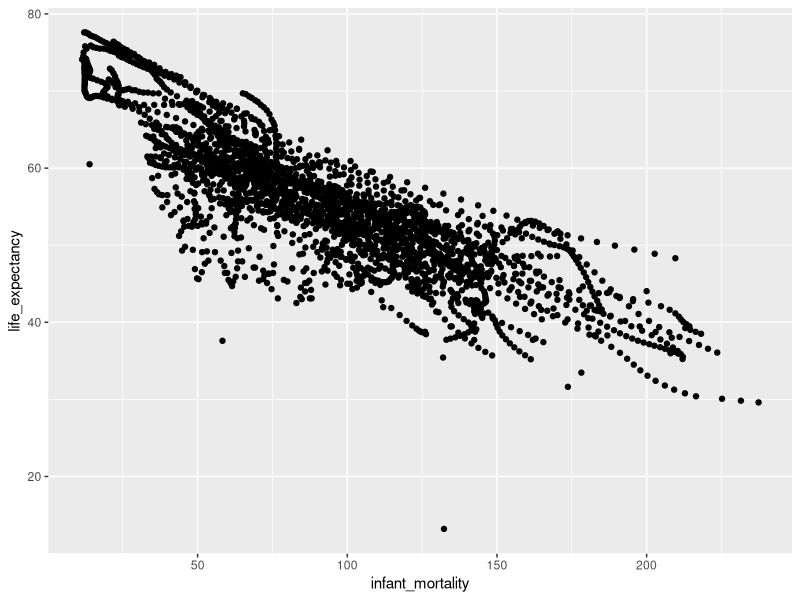
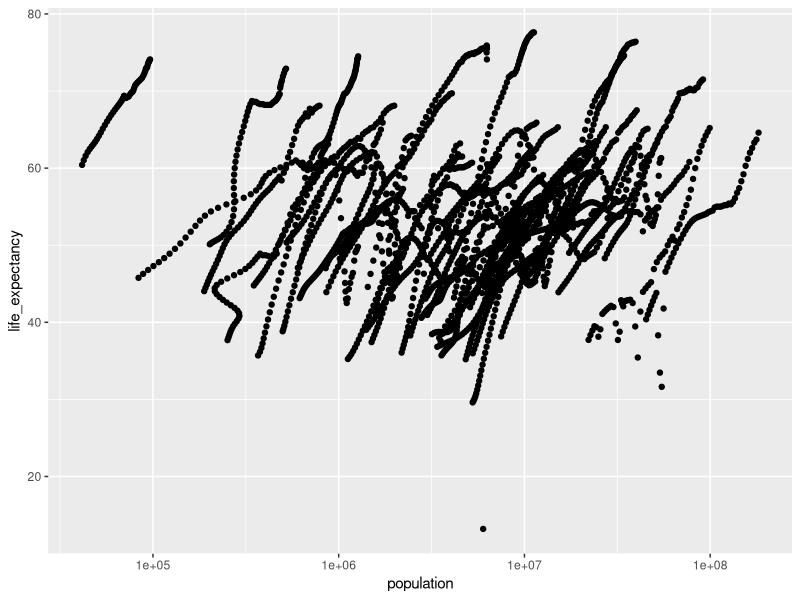
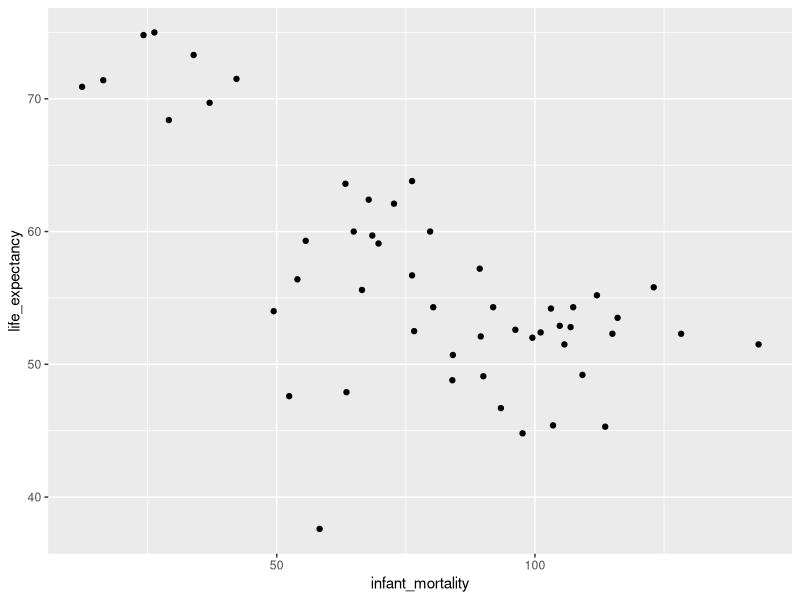
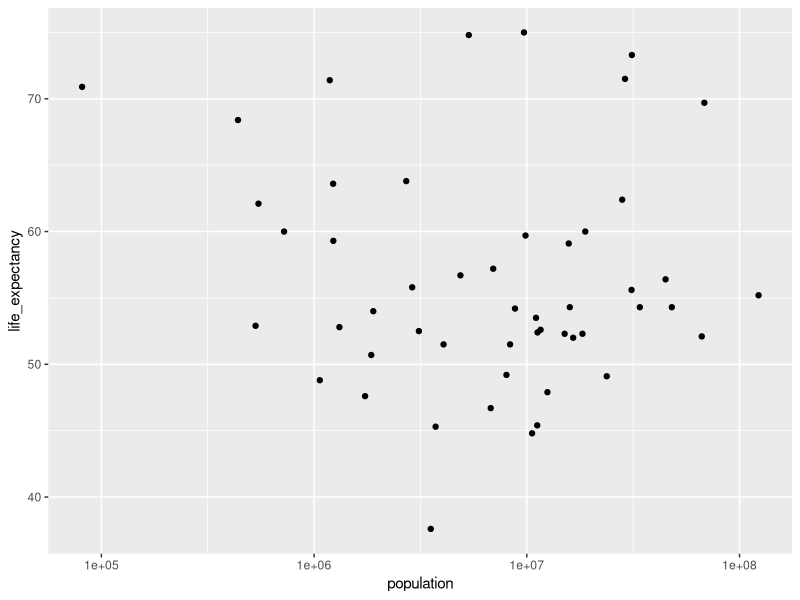
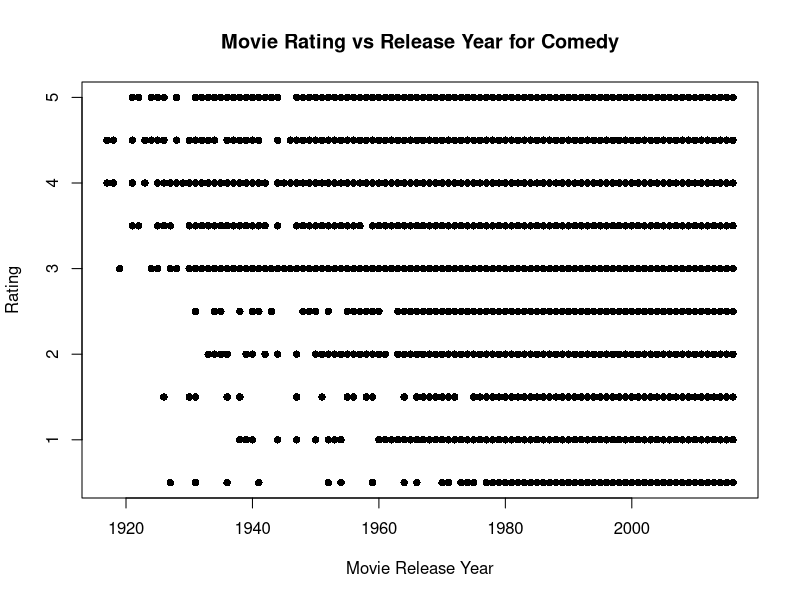
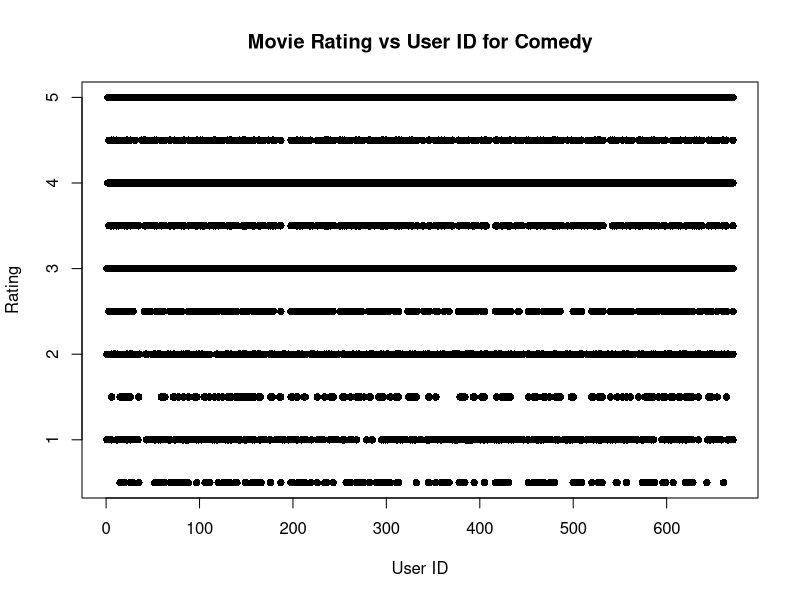

These figures' R source, in order:
## ---- chunk 1
library(dslabs)
library(tidyverse)
## ---- chunk 2
#help(gapminder)
str(gapminder)
#The str function was used to view the observations and variables in the dataset. 
summary(gapminder)
#The summary function was used to view the quartile values of each variable and how many 
# countries are in each region. 
class(gapminder)
#The class function was used to view the class of the data set, and it is data frame. 
## ---- chunk 3
africadata <- gapminder %>%
    filter(continent=="Africa")
#I first loaded in the gapminder dataset and used the filter function to select rows of
# countries on the Africa continent and named the variable africadata. 
str(africadata)
summary(africadata)
#The str and summary functions were used to view the number of observations in the 
# dataset, which is 2907. 
## ---- chunk 4
africadata_IM_LE <- africadata %>%
    select(c("infant_mortality","life_expectancy"))
#I took the africadata data set I created and selected the columns infant mortality 
# and life expectancy and named it africadata_IM_LE.
str(africadata_IM_LE)
summary(africadata_IM_LE)
#The str and summary functions were used to view the new dataset and view the two 
# variables (infant mortality and life expectancy) with 2907 observations. The median
# infant mortality is 93.40 and the median life expectancy is 53.98. 
## ---- chunk 5
africadata_POP_LE <- africadata %>%
    select(c("population","life_expectancy"))
#I took the africadata data set I created and selected the columns population and 
# life expectancy and named it africadata_POP_LE.
str(africadata_POP_LE)
summary(africadata_POP_LE)
#The str and summary functions were used to view the new dataset and view the two 
# variables (population and life expectancy) and 2907 observations. The median 
# population is 5,570,982 and median life expectancy of 53.98. 
## ---- chunk 6
ggplot(africadata_IM_LE, aes(infant_mortality, life_expectancy)) + 
    geom_point()
#I used the ggplot function and set infant mortality on the x axis and life expectancy 
# on the y axis from the africadata_IM_LE data frame. I also added the geom_point
# function to create a scatterplot. There is a negative relationship between life 
# expectancy and infant mortality. 
## ---- chunk 7
ggplot(africadata_POP_LE, aes(population, life_expectancy)) + 
    geom_point() + scale_x_log10()
#I used the ggplot function and set population on the x axis and life expectancy 
# on the y axis from the africadata_POP_LE data frame. I also added the geom_point 
# function to create a scatterplot. There is a positive relationship between 
# population and infant mortality. 
## ---- chunk 8
africadata2000 <- africadata %>% 
     filter(year=="2000")
str(africadata2000)
summary(africadata2000)
#I piped in the africadata dataset and used the filter function to only have the 
# year 2000. 
## ---- chunk 9
ggplot(africadata2000, aes(infant_mortality, life_expectancy)) + 
    geom_point()
#I used the ggplot function with geom_point to create a scatterplot with 
# infant mortality on the x axis and life expectancy on the y axis using the 
# africadata200 dataset. There is a negative relationship between infant morality 
# and life expectancy. 
ggplot(africadata2000, aes(population, life_expectancy)) + 
    geom_point() + scale_x_log10()
#I used the ggplot function with geom_point to create a scatterplot with 
# population on the x axis and life expectancy on the y axis using the 
# africadata200 dataset. I also set the x axis on a log scale. There is a negative
# relationship between infant mortality and life expectancy. 
## ---- chunk 10
fit1 <- lm(life_expectancy~infant_mortality, data=africadata2000)
summary(fit1)
#I used the lm function and set life expectancy as the outcome and infant 
# mortality as the predictor using the africadata2000 dataset. The results are 
# highly significant, and the negative slope indicates there is a negative 
# relationship between life expectancy and infant mortality. 
fit2 <- lm(life_expectancy~population, data=africadata2000)
summary(fit2)
#I used the lm function and set life expectancy as the outcome and population 
# as the predictor using the africadata2000 dataset. The results are highly 
# significant, and the positive slope indicates there is a positive relationship 
# between life expectancy and population. 
## ---- chunk 11
#The str functions is used to look at observations and variables in the dataset 
str(movielens)

#Get a summary of data
summary(movielens)

#Determine the type of object movielens is
#The class function is a data frame that allows us to look at a class of the dataset
class(movielens)
## ---- chunk 12
#Using the movielens dataset, I've created a new dataframe that will only include comedy movies
comedy_data <- movielens[grepl("Comedy", movielens$genres), ]

#Check structure and summary of the comedy_data
str(comedy_data)
summary(comedy_data)
## ---- chunk 13
#Create a dataframe with rating and year
rating_year <- comedy_data[, c("rating", "year")]

#Create a dataframe with rating and userId
rating_user <- comedy_data[, c("rating", "userId")]

#Get the structure and summary
str(rating_year)
summary(rating_year)

str(rating_user)
summary(rating_user)
## ---- chunk 14
# Plot rating vs year
#Using the plot function to make the plot
plot(
    #Using the movie release year column and makes them the x-axis values
  rating_year$year,
  #Using the rating column and makes them the y-axis values
  rating_year$rating,
  #labels the x-axis movie relase year and the y-axis rating
  xlab = "Movie Release Year",
  ylab = "Rating",
  #Makes the title of the plot movie rating vs release year for comedy
  main = "Movie Rating vs Release Year for Comedy",
  pch = 16
)

# Plot rating vs user ID
#Using the plot function to make the plot
plot(
    #Using the user ID column and makes them the x-axis values
  rating_user$userId,
  #Using the rating column and makes them the y-axis values
  rating_user$rating,
  #labels the x-axis user ID and the y-axis rating
  xlab = "User ID",
  ylab = "Rating",
   #Makes the title of the plot movie rating vs user ID for comedy
  main = "Movie Rating vs User ID for Comedy",
  pch = 16
)
## ---- chunk 15
#Models rating as a function of year
#lm is used to fit linear models
lm_year <- lm(rating ~ year, data = rating_year)

#Models rating as a function of user ID
lm_user <- lm(rating ~ userId, data = rating_user)

#Prints out results for both models
summary(lm_year)
summary(lm_user)
